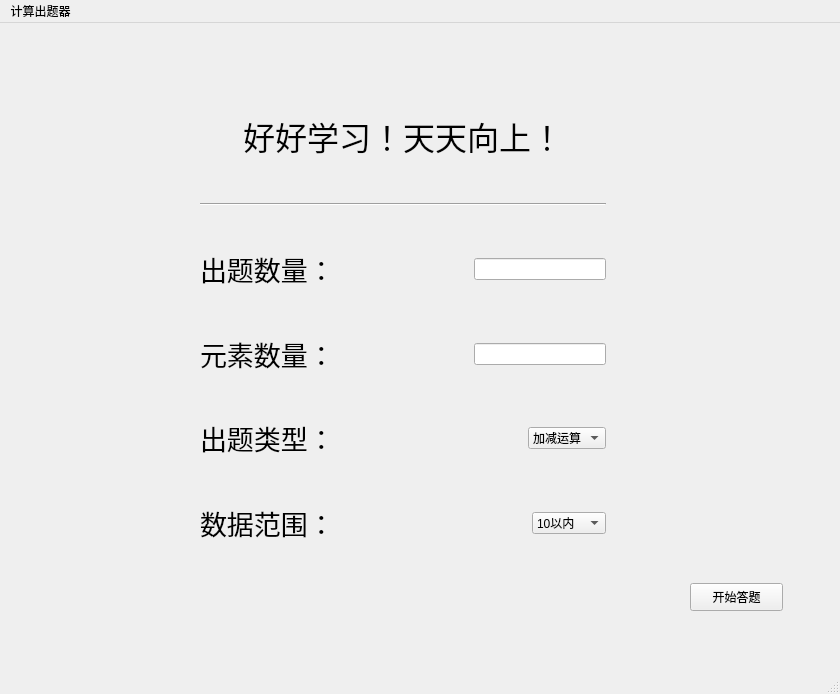
<?xml version="1.0" encoding="UTF-8"?>
<ui version="4.0">
 <class>MainWindow</class>
 <widget class="QMainWindow" name="MainWindow">
  <property name="windowModality">
   <enum>Qt::WindowModal</enum>
  </property>
  <property name="geometry">
   <rect>
    <x>0</x>
    <y>0</y>
    <width>840</width>
    <height>694</height>
   </rect>
  </property>
  <property name="windowTitle">
   <string>MainWindow</string>
  </property>
  <widget class="QWidget" name="centralwidget">
   <widget class="QPushButton" name="pushButton">
    <property name="geometry">
     <rect>
      <x>690</x>
      <y>560</y>
      <width>93</width>
      <height>28</height>
     </rect>
    </property>
    <property name="text">
     <string>开始答题</string>
    </property>
   </widget>
   <widget class="QWidget" name="">
    <property name="geometry">
     <rect>
      <x>200</x>
      <y>60</y>
      <width>406</width>
      <height>489</height>
     </rect>
    </property>
    <layout class="QVBoxLayout" name="verticalLayout_5">
     <item>
      <spacer name="verticalSpacer_6">
       <property name="orientation">
        <enum>Qt::Vertical</enum>
       </property>
       <property name="sizeHint" stdset="0">
        <size>
         <width>20</width>
         <height>40</height>
        </size>
       </property>
      </spacer>
     </item>
     <item>
      <layout class="QVBoxLayout" name="verticalLayout_4">
       <item>
        <layout class="QVBoxLayout" name="verticalLayout">
         <item>
          <widget class="QLabel" name="label_4">
           <property name="text">
            <string>&lt;html&gt;&lt;head/&gt;&lt;body&gt;&lt;p&gt;&lt;span style=&quot; font-size:24pt;&quot;&gt;好好学习！天天向上！&lt;/span&gt;&lt;/p&gt;&lt;/body&gt;&lt;/html&gt;</string>
           </property>
           <property name="alignment">
            <set>Qt::AlignCenter</set>
           </property>
          </widget>
         </item>
         <item>
          <spacer name="verticalSpacer_3">
           <property name="orientation">
            <enum>Qt::Vertical</enum>
           </property>
           <property name="sizeHint" stdset="0">
            <size>
             <width>20</width>
             <height>40</height>
            </size>
           </property>
          </spacer>
         </item>
         <item>
          <widget class="Line" name="line">
           <property name="orientation">
            <enum>Qt::Horizontal</enum>
           </property>
          </widget>
         </item>
        </layout>
       </item>
       <item>
        <spacer name="verticalSpacer_4">
         <property name="orientation">
          <enum>Qt::Vertical</enum>
         </property>
         <property name="sizeHint" stdset="0">
          <size>
           <width>17</width>
           <height>40</height>
          </size>
         </property>
        </spacer>
       </item>
       <item>
        <layout class="QVBoxLayout" name="verticalLayout_3">
         <item>
          <layout class="QHBoxLayout" name="horizontalLayout">
           <item>
            <widget class="QLabel" name="label">
             <property name="text">
              <string>&lt;html&gt;&lt;head/&gt;&lt;body&gt;&lt;p&gt;&lt;span style=&quot; font-size:20pt;&quot;&gt;出题数量：&lt;/span&gt;&lt;/p&gt;&lt;/body&gt;&lt;/html&gt;</string>
             </property>
            </widget>
           </item>
           <item>
            <spacer name="horizontalSpacer">
             <property name="orientation">
              <enum>Qt::Horizontal</enum>
             </property>
             <property name="sizeHint" stdset="0">
              <size>
               <width>40</width>
               <height>20</height>
              </size>
             </property>
            </spacer>
           </item>
           <item>
            <widget class="QLineEdit" name="lineEdit">
             <property name="alignment">
              <set>Qt::AlignJustify|Qt::AlignVCenter</set>
             </property>
            </widget>
           </item>
          </layout>
         </item>
         <item>
          <spacer name="verticalSpacer_7">
           <property name="orientation">
            <enum>Qt::Vertical</enum>
           </property>
           <property name="sizeHint" stdset="0">
            <size>
             <width>20</width>
             <height>40</height>
            </size>
           </property>
          </spacer>
         </item>
         <item>
          <layout class="QHBoxLayout" name="horizontalLayout_4">
           <item>
            <widget class="QLabel" name="label_5">
             <property name="text">
              <string>&lt;html&gt;&lt;head/&gt;&lt;body&gt;&lt;p&gt;&lt;span style=&quot; font-size:20pt;&quot;&gt;元素数量：&lt;/span&gt;&lt;/p&gt;&lt;/body&gt;&lt;/html&gt;</string>
             </property>
            </widget>
           </item>
           <item>
            <spacer name="horizontalSpacer_4">
             <property name="orientation">
              <enum>Qt::Horizontal</enum>
             </property>
             <property name="sizeHint" stdset="0">
              <size>
               <width>40</width>
               <height>20</height>
              </size>
             </property>
            </spacer>
           </item>
           <item>
            <widget class="QLineEdit" name="lineEdit_2">
             <property name="alignment">
              <set>Qt::AlignJustify|Qt::AlignVCenter</set>
             </property>
            </widget>
           </item>
          </layout>
         </item>
         <item>
          <spacer name="verticalSpacer_2">
           <property name="orientation">
            <enum>Qt::Vertical</enum>
           </property>
           <property name="sizeHint" stdset="0">
            <size>
             <width>20</width>
             <height>40</height>
            </size>
           </property>
          </spacer>
         </item>
         <item>
          <layout class="QVBoxLayout" name="verticalLayout_2">
           <item>
            <layout class="QHBoxLayout" name="horizontalLayout_2">
             <item>
              <widget class="QLabel" name="label_2">
               <property name="text">
                <string>&lt;html&gt;&lt;head/&gt;&lt;body&gt;&lt;p&gt;&lt;span style=&quot; font-size:20pt;&quot;&gt;出题类型：&lt;/span&gt;&lt;/p&gt;&lt;/body&gt;&lt;/html&gt;</string>
               </property>
              </widget>
             </item>
             <item>
              <spacer name="horizontalSpacer_2">
               <property name="orientation">
                <enum>Qt::Horizontal</enum>
               </property>
               <property name="sizeHint" stdset="0">
                <size>
                 <width>40</width>
                 <height>20</height>
                </size>
               </property>
              </spacer>
             </item>
             <item>
              <widget class="QComboBox" name="comboBox">
               <item>
                <property name="text">
                 <string>加减运算</string>
                </property>
               </item>
               <item>
                <property name="text">
                 <string>乘除运算</string>
                </property>
               </item>
               <item>
                <property name="text">
                 <string>混合运算</string>
                </property>
               </item>
              </widget>
             </item>
            </layout>
           </item>
           <item>
            <spacer name="verticalSpacer">
             <property name="orientation">
              <enum>Qt::Vertical</enum>
             </property>
             <property name="sizeHint" stdset="0">
              <size>
               <width>20</width>
               <height>40</height>
              </size>
             </property>
            </spacer>
           </item>
           <item>
            <layout class="QHBoxLayout" name="horizontalLayout_3">
             <item>
              <widget class="QLabel" name="label_3">
               <property name="text">
                <string>&lt;html&gt;&lt;head/&gt;&lt;body&gt;&lt;p&gt;&lt;span style=&quot; font-size:20pt;&quot;&gt;数据范围：&lt;/span&gt;&lt;/p&gt;&lt;/body&gt;&lt;/html&gt;</string>
               </property>
              </widget>
             </item>
             <item>
              <spacer name="horizontalSpacer_3">
               <property name="orientation">
                <enum>Qt::Horizontal</enum>
               </property>
               <property name="sizeHint" stdset="0">
                <size>
                 <width>40</width>
                 <height>20</height>
                </size>
               </property>
              </spacer>
             </item>
             <item>
              <widget class="QComboBox" name="comboBox_2">
               <item>
                <property name="text">
                 <string>10以内</string>
                </property>
               </item>
               <item>
                <property name="text">
                 <string>100以内</string>
                </property>
               </item>
              </widget>
             </item>
            </layout>
           </item>
          </layout>
         </item>
        </layout>
       </item>
      </layout>
     </item>
     <item>
      <spacer name="verticalSpacer_5">
       <property name="orientation">
        <enum>Qt::Vertical</enum>
       </property>
       <property name="sizeHint" stdset="0">
        <size>
         <width>20</width>
         <height>40</height>
        </size>
       </property>
      </spacer>
     </item>
    </layout>
   </widget>
  </widget>
  <widget class="QMenuBar" name="menubar">
   <property name="geometry">
    <rect>
     <x>0</x>
     <y>0</y>
     <width>840</width>
     <height>26</height>
    </rect>
   </property>
   <widget class="QMenu" name="menu">
    <property name="title">
     <string>计算出题器</string>
    </property>
   </widget>
   <addaction name="menu"/>
  </widget>
  <widget class="QStatusBar" name="statusbar"/>
 </widget>
 <tabstops>
  <tabstop>lineEdit</tabstop>
  <tabstop>comboBox</tabstop>
  <tabstop>comboBox_2</tabstop>
  <tabstop>pushButton</tabstop>
 </tabstops>
 <resources/>
 <connections>
  <connection>
   <sender>pushButton</sender>
   <signal>clicked()</signal>
   <receiver>MainWindow</receiver>
   <slot>QuestionInit()</slot>
   <hints>
    <hint type="sourcelabel">
     <x>739</x>
     <y>598</y>
    </hint>
    <hint type="destinationlabel">
     <x>509</x>
     <y>616</y>
    </hint>
   </hints>
  </connection>
 </connections>
 <slots>
  <signal>FinshInput()</signal>
  <slot>GetQuestionNum()</slot>
  <slot>GetElementNum()</slot>
  <slot>GetQuestionType()</slot>
  <slot>GetNumRange()</slot>
  <slot>QuestionInit()</slot>
 </slots>
</ui>
